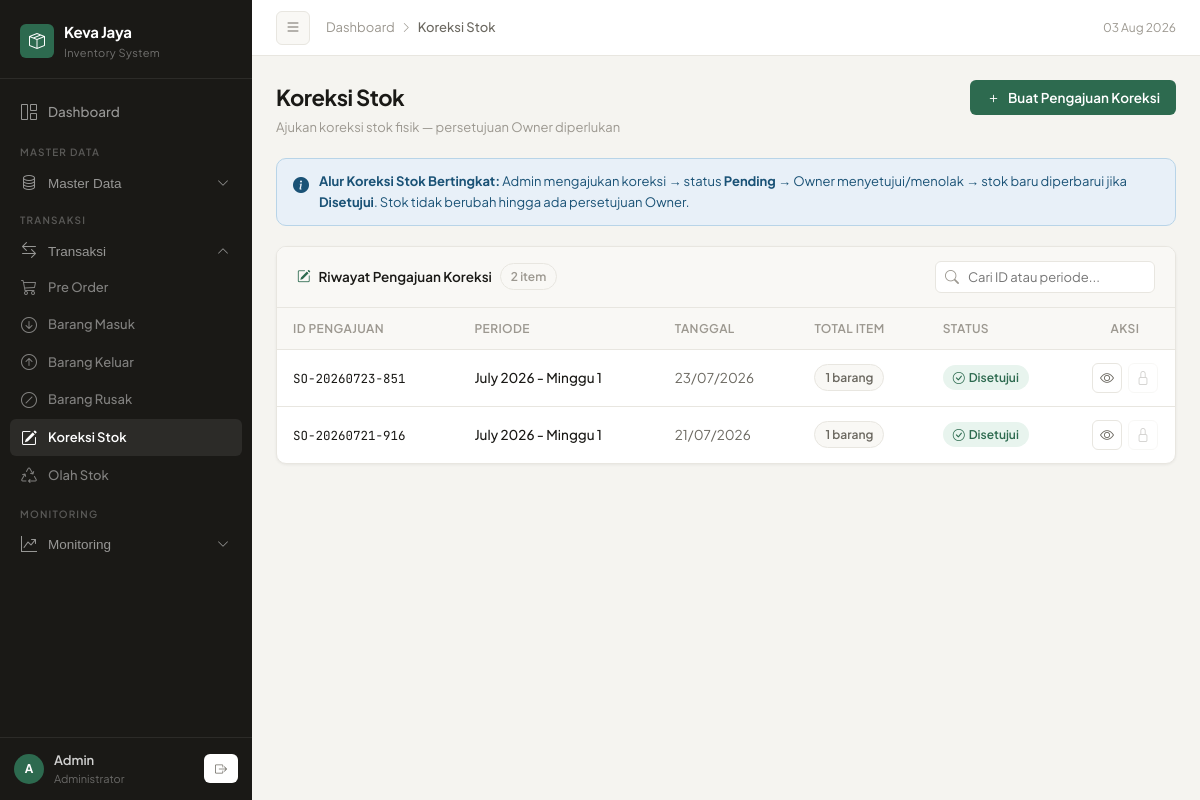
/admin/koreksi_stok.php (signed in), run on the app's committed database.
### tables this page shows
CREATE TABLE `stock_opname` (
  `id` int(11) NOT NULL,
  `no_opname` varchar(50) DEFAULT NULL,
  `periode` varchar(100) DEFAULT NULL,
  `tanggal` date DEFAULT NULL,
  `total_item` int(11) DEFAULT NULL,
  `status` enum('Pending','Disetujui','Ditolak','Selesai') DEFAULT 'Pending',
  `keterangan` text DEFAULT NULL,
  `catatan_owner` varchar(500) DEFAULT NULL,
  `approved_by` int(11) DEFAULT NULL,
  `approved_at` datetime DEFAULT NULL,
  `created_by` int(11) DEFAULT NULL,
  `created_at` timestamp NOT NULL DEFAULT current_timestamp()
);

### admin/koreksi_stok.php (the view, shortened to what this page needs)
<?php
global $conn;
$allOpname = [];
$res = $conn->query("SELECT * FROM stock_opname ORDER BY tanggal DESC, id DESC");
while ($row = $res->fetch_assoc()) {
    $items = [];
    $res_item = $conn->query("
        SELECT i.*, b.nama_barang, b.satuan, b.satuan_besar
        FROM stock_opname_item i
        JOIN barang b ON i.barang_id = b.id_barang
        WHERE i.opname_id = {$row['id']}
    ");
    while ($item = $res_item->fetch_assoc()) {
        $items[] = [
            'nama'        => $item['nama_barang'],
            'stok_sistem' => $item['stok_sistem'],
            'stok_fisik'  => $item['stok_fisik'],
            'selisih'     => $item['selisih'],
            'bukti_foto'  => $item['bukti_foto'] ?? null,
            'satuan'      => !empty($item['satuan_besar']) ? $item['satuan_besar'] : $item['satuan']
        ];
    }
    $allOpname[$row['no_opname']] = [
        'id'          => $row['no_opname'],
        'periode'     => $row['periode'],
        'tanggal'     => $row['tanggal'],
        'total_item'  => $row['total_item'],
        'status'      => $row['status'],
        'items'       => $items,
        'keterangan'  => $row['keterangan'],
        'catatan_owner' => $row['catatan_owner'] ?? ''
    ];
}
$current_file = basename($_SERVER['PHP_SELF']);
$open_master   = in_array($current_file, ['barang.php','master_kategori.php','master_supplier.php']);
$open_transaksi= in_array($current_file, ['preorder.php','barang_masuk.php','barang_keluar.php','barang_rusak.php','koreksi_stok.php']);
$open_monitor  = in_array($current_file, ['stok.php','stock_mutasi.php']);
?>
<!DOCTYPE html>
<html lang="id">
<head>
    <link rel="stylesheet" href="https://cdn.jsdelivr.net/npm/bootstrap-icons@1.11.3/font/bootstrap-icons.min.css">
</head>
<body>
<aside class="sidebar" id="sidebar">
    <div class="sidebar-brand">
        <div class="brand-logo">
            <div class="brand-icon"><i class="bi bi-box-seam"></i></div>
            <div><div class="brand-name">Keva Jaya</div><div class="brand-sub">Inventory System</div></div>
        </div>
    </div>
    <nav class="sidebar-nav">
        <ul style="list-style:none;padding:0;">
            <li class="nav-item"><a href="dashboard.php" class="nav-link <?= $current_file == 'dashboard.php' ? 'active' : '' ?>"><i class="bi bi-grid-1x2"></i> Dashboard</a></li>
            <div class="nav-section-label">Master Data</div>
            <li class="nav-item">
                <button class="nav-link" onclick="toggleNav('navMaster',this)" aria-expanded="<?= $open_master ? 'true' : 'false' ?>">
                    <i class="bi bi-database"></i> Master Data <i class="bi bi-chevron-down chevron"></i>
                </button>
            </li>
            <div class="nav-section-label">Transaksi</div>
            <li class="nav-item">
                <button class="nav-link" onclick="toggleNav('navTransaksi',this)" aria-expanded="<?= $open_transaksi ? 'true' : 'false' ?>">
                    <i class="bi bi-arrow-left-right"></i> Transaksi <i class="bi bi-chevron-down chevron"></i>
                </button>
                <ul id="navTransaksi" class="nav-sub" style="list-style:none;padding:0;display: <?= $open_transaksi ? 'block' : 'none' ?>;">
                    <li><a href="preorder.php" class="nav-link <?= $current_file == 'preorder.php' ? 'active' : '' ?>"><i class="bi bi-cart3"></i> Pre Order</a></li>
                    <li><a href="barang_masuk.php" class="nav-link <?= $current_file == 'barang_masuk.php' ? 'active' : '' ?>"><i class="bi bi-arrow-down-circle"></i> Barang Masuk</a></li>
                    <li><a href="barang_keluar.php" class="nav-link <?= $current_file == 'barang_keluar.php' ? 'active' : '' ?>"><i class="bi bi-arrow-up-circle"></i> Barang Keluar</a></li>
                    <li><a href="barang_rusak.php" class="nav-link <?= $current_file == 'barang_rusak.php' ? 'active' : '' ?>"><i class="bi bi-slash-circle"></i> Barang Rusak</a></li>
                    <li><a href="koreksi_stok.php" class="nav-link <?= $current_file == 'koreksi_stok.php' ? 'active' : '' ?>"><i class="bi bi-pencil-square"></i> Koreksi Stok</a></li>
                    <li><a href="olah_stok.php" class="nav-link <?= $current_file == 'olah_stok.php' ? 'active' : '' ?>"><i class="bi bi-recycle"></i> Olah Stok</a></li>
                </ul>
            </li>
            <div class="nav-section-label">Monitoring</div>
            <li class="nav-item">
                <button class="nav-link" onclick="toggleNav('navMonitor',this)" aria-expanded="<?= $open_monitor ? 'true' : 'false' ?>">
                    <i class="bi bi-graph-up-arrow"></i> Monitoring <i class="bi bi-chevron-down chevron"></i>
                </button>
            </li>
        </ul>
    </nav>
    <div class="sidebar-footer">
        <div class="user-card">
            <div class="user-avatar">A</div>
            <div><div class="user-name"><?= htmlspecialchars($_SESSION['username'] ?? 'Admin') ?></div><div class="user-role">Administrator</div></div>
            <a href="../logout.php" class="btn-sm" style="margin-left:auto;border:none;" data-tooltip="Logout"><i class="bi bi-box-arrow-right"></i></a>
        </div>
    </div>
</aside>
<div class="main" id="main">
    <header class="topbar">
        <button class="btn-toggle" id="sidebarToggle"><i class="bi bi-list"></i></button>
        <div class="breadcrumb-bar">
            <a href="dashboard.php">Dashboard</a><i class="bi bi-chevron-right"></i><span>Koreksi Stok</span>
        </div>
        <div class="topbar-right"><span style="font-size:12px;color:var(--text-muted);"><?= date('d M Y') ?></span></div>
    </header>
    <div class="page-body">
        <div class="page-header">
            <div>
                <div class="page-title">Koreksi Stok</div>
                <div class="page-subtitle">Ajukan koreksi stok fisik — persetujuan Owner diperlukan</div>
            </div>
            <button class="btn-primary" onclick="openModal('tambahModal')">
                <i class="bi bi-plus"></i> Buat Pengajuan Koreksi
            </button>
        </div>
        <div class="info-banner">
            <i class="bi bi-info-circle-fill"></i>
            <div>
                <strong>Alur Koreksi Stok Bertingkat:</strong>
                Admin mengajukan koreksi → status <strong>Pending</strong> → Owner menyetujui/menolak → stok baru diperbarui jika <strong>Disetujui</strong>.
                Stok tidak berubah hingga ada persetujuan Owner.
            </div>
        </div>
        <div class="card">
            <div class="card-head">
                <div class="card-head-title">
                    <i class="bi bi-pencil-square"></i> Riwayat Pengajuan Koreksi
                    <span class="row-count" id="rowCount"></span>
                </div>
                <div class="search-wrap">
                    <input type="text" class="search-input" id="searchInput" placeholder="Cari ID atau periode...">
                </div>
            </div>
            <div class="table-wrap">
                <table id="opnameTable">
                    <thead>
                        <tr>
                            <th>ID Pengajuan</th>
                            <th>Periode</th>
                            <th>Tanggal</th>
                            <th>Total Item</th>
                            <th>Status</th>
                            <th style="text-align:center;width:100px;">Aksi</th>
                        </tr>
                    </thead>
                    <tbody id="tableBody">
                        <?php if (!empty($allOpname)): ?>
                            <?php foreach ($allOpname as $row): ?>
                            <?php
                                $badgeClass = match($row['status']) {
                                    'Disetujui' => 'badge-green',
                                    'Ditolak'   => 'badge-danger',
                                    default     => 'badge-pending'
                                };
                                $badgeIcon = match($row['status']) {
                                    'Disetujui' => '<i class="bi bi-check-circle"></i>',
                                    'Ditolak'   => '<i class="bi bi-x-circle"></i>',
                                    default     => '<i class="bi bi-clock"></i>'
                                };
                            ?>
                            <tr data-id="<?= htmlspecialchars($row['id']) ?>">
                                <td><span style="font-family:'JetBrains Mono',monospace;font-size:12.5px;"><?= htmlspecialchars($row['id']) ?></span></td>
                                <td style="font-weight:500;"><?= htmlspecialchars($row['periode']) ?></td>
                                <td style="color:var(--text-secondary);"><?= date('d/m/Y', strtotime($row['tanggal'])) ?></td>
                                <td><span class="badge badge-gray"><?= (int)$row['total_item'] ?> barang</span></td>
                                <td><span class="badge <?= $badgeClass ?>"><?= $badgeIcon ?> <?= htmlspecialchars($row['status']) ?></span></td>
                                <td>
                                    <div style="display:flex;gap:6px;justify-content:center;">
                                        <button class="btn-action btn-detail" data-id="<?= htmlspecialchars($row['id']) ?>" data-tooltip="Detail">
                                            <i class="bi bi-eye"></i>
                                        </button>
                                        <?php if ($row['status'] === 'Pending'): ?>
                                        <a href="?hapus_opname=<?= urlencode($row['id']) ?>" class="btn-action danger" data-tooltip="Batalkan"
                                           onclick="return confirm('Batalkan pengajuan koreksi ini?')">
                                            <i class="bi bi-trash"></i>
                                        </a>
                                        <?php else: ?>
                                        <button class="btn-action" disabled style="opacity:0.3;cursor:not-allowed;" data-tooltip="Tidak dapat dihapus">
                                            <i class="bi bi-lock"></i>
                                        </button>
                                        <?php endif; ?>
                                    </div>
                                </td>
                            </tr>
                            <?php endforeach; ?>
                        <?php else: ?>
                            <tr><td colspan="6"><div class="empty-state"><i class="bi bi-inbox"></i><p>Belum ada pengajuan koreksi stok</p></div></td></tr>
                        <?php endif; ?>
                    </tbody>
                </table>
            </div>
        </div>
    </div>
</div>
</body>
</html>

### data on the page
stock_opname: no_opname "SO-20260723-851", periode "July 2026 - Minggu 1", tanggal "23/07/2026", total_item "1", status "Disetujui"
stock_opname: no_opname "SO-20260721-916", periode "July 2026 - Minggu 1", tanggal "21/07/2026", total_item "1", status "Disetujui"

### other printed values
$_SESSION['username'] "Admin"
